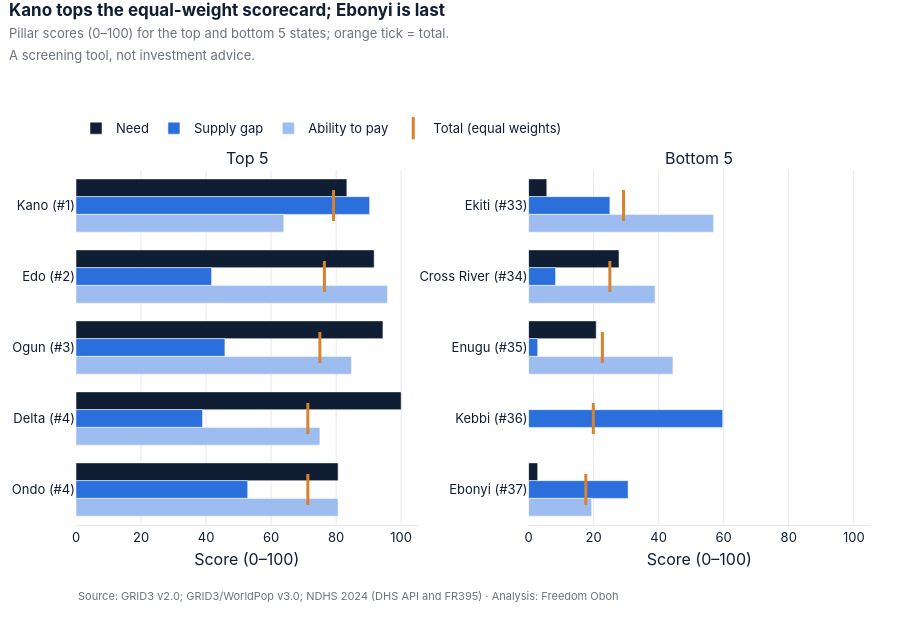

Notebook code for this chart:
### Markdown cell above
## 4. Both ends of the ranking

The total alone hides *why* a state ranks where it does, so the chart shows each pillar.

### Code cell
charts.scorecard_ends(sc).show()

### Figure 1 — Plotly figure (JSON) as saved in the notebook; plotly's stock layout.template omitted (floating-point values rounded to 4 significant figures)
{"data": [{"hovertemplate": "%{y}<br>Need: %{x:.0f}<extra></extra>", "legendgroup": "need", "marker": {"color": "#0F1E33"}, "name": "Need", "orientation": "h", "showlegend": true, "type": "bar", "x": [83.3, 91.7, 94.4, 100.0, 80.6], "xaxis": "x", "y": ["Kano (#1)", "Edo (#2)", "Ogun (#3)", "Delta (#4)", "Ondo (#4)"], "yaxis": "y"}, {"hovertemplate": "%{y}<br>Supply gap: %{x:.0f}<extra></extra>", "legendgroup": "supply_gap", "marker": {"color": "#2A6FDB"}, "name": "Supply gap", "orientation": "h", "showlegend": true, "type": "bar", "x": [90.3, 41.7, 45.8, 38.9, 52.8], "xaxis": "x", "y": ["Kano (#1)", "Edo (#2)", "Ogun (#3)", "Delta (#4)", "Ondo (#4)"], "yaxis": "y"}, {"hovertemplate": "%{y}<br>Ability to pay: %{x:.0f}<extra></extra>", "legendgroup": "ability_to_pay", "marker": {"color": "#9DBCF0"}, "name": "Ability to pay", "orientation": "h", "showlegend": true, "type": "bar", "x": [63.9, 95.8, 84.7, 75.0, 80.6], "xaxis": "x", "y": ["Kano (#1)", "Edo (#2)", "Ogun (#3)", "Delta (#4)", "Ondo (#4)"], "yaxis": "y"}, {"hovertemplate": "%{y}<br>Total: %{x:.0f}<extra></extra>", "legendgroup": "total", "marker": {"color": "#D9822B", "line": {"width": 3}, "size": 22, "symbol": "line-ns-open"}, "mode": "markers", "name": "Total (equal weights)", "showlegend": true, "type": "scatter", "x": [79.2, 76.4, 75.0, 71.3, 71.3], "xaxis": "x", "y": ["Kano (#1)", "Edo (#2)", "Ogun (#3)", "Delta (#4)", "Ondo (#4)"], "yaxis": "y"}, {"hovertemplate": "%{y}<br>Need: %{x:.0f}<extra></extra>", "legendgroup": "need", "marker": {"color": "#0F1E33"}, "name": "Need", "orientation": "h", "showlegend": false, "type": "bar", "x": [5.6, 27.8, 20.8, 0.0, 2.8], "xaxis": "x2", "y": ["Ekiti (#33)", "Cross River (#34)", "Enugu (#35)", "Kebbi (#36)", "Ebonyi (#37)"], "yaxis": "y2"}, {"hovertemplate": "%{y}<br>Supply gap: %{x:.0f}<extra></extra>", "legendgroup": "supply_gap", "marker": {"color": "#2A6FDB"}, "name": "Supply gap", "orientation": "h", "showlegend": false, "type": "bar", "x": [25.0, 8.3, 2.8, 59.7, 30.6], "xaxis": "x2", "y": ["Ekiti (#33)", "Cross River (#34)", "Enugu (#35)", "Kebbi (#36)", "Ebonyi (#37)"], "yaxis": "y2"}, {"hovertemplate": "%{y}<br>Ability to pay: %{x:.0f}<extra></extra>", "legendgroup": "ability_to_pay", "marker": {"color": "#9DBCF0"}, "name": "Ability to pay", "orientation": "h", "showlegend": false, "type": "bar", "x": [56.9, 38.9, 44.4, 0.0, 19.4], "xaxis": "x2", "y": ["Ekiti (#33)", "Cross River (#34)", "Enugu (#35)", "Kebbi (#36)", "Ebonyi (#37)"], "yaxis": "y2"}, {"hovertemplate": "%{y}<br>Total: %{x:.0f}<extra></extra>", "legendgroup": "total", "marker": {"color": "#D9822B", "line": {"width": 3}, "size": 22, "symbol": "line-ns-open"}, "mode": "markers", "name": "Total (equal weights)", "showlegend": false, "type": "scatter", "x": [29.2, 25.0, 22.7, 19.9, 17.6], "xaxis": "x2", "y": ["Ekiti (#33)", "Cross River (#34)", "Enugu (#35)", "Kebbi (#36)", "Ebonyi (#37)"], "yaxis": "y2"}], "layout": {"annotations": [{"font": {"size": 16}, "showarrow": false, "text": "Top 5", "x": 0.215, "xanchor": "center", "xref": "paper", "y": 1.0, "yanchor": "bottom", "yref": "paper"}, {"font": {"size": 16}, "showarrow": false, "text": "Bottom 5", "x": 0.785, "xanchor": "center", "xref": "paper", "y": 1.0, "yanchor": "bottom", "yref": "paper"}, {"font": {"color": "#6B7280", "size": 11}, "showarrow": false, "text": "Source: GRID3 v2.0; GRID3/WorldPop v3.0; NDHS 2024 (DHS API and FR395) · Analysis: Freedom Oboh", "x": 0, "xanchor": "left", "xref": "paper", "y": 0, "yanchor": "top", "yref": "paper", "yshift": -62}], "bargap": 0.25, "barmode": "group", "font": {"color": "#0F1E33", "family": "Inter, Segoe UI, Arial, sans-serif", "size": 13}, "height": 620, "hoverlabel": {"bgcolor": "white", "font": {"color": "#0F1E33"}}, "legend": {"orientation": "h", "title": {}, "x": 0, "y": 1.16}, "margin": {"b": 95, "l": 20, "r": 30, "t": 170}, "paper_bgcolor": "white", "plot_bgcolor": "white", "showlegend": true, "title": {"font": {"size": 17}, "pad": {"t": 16}, "text": "<b>Kano tops the equal-weight scorecard; Ebonyi is last</b><br><span style='font-size:13px;color:#6B7280'>Pillar scores (0–100) for the top and bottom 5 states; orange tick = total.<br>A screening tool, not investment advice.</span>", "x": 0.01, "xanchor": "left", "y": 1, "yanchor": "top", "yref": "container"}, "xaxis": {"anchor": "y", "automargin": true, "domain": [0.0, 0.43], "gridcolor": "#E6E8EC", "linecolor": "#E6E8EC", "range": [0, 105], "showgrid": true, "title": {"standoff": 10, "text": "Score (0–100)"}, "zeroline": false}, "xaxis2": {"anchor": "y2", "automargin": true, "domain": [0.57, 1.0], "gridcolor": "#E6E8EC", "linecolor": "#E6E8EC", "range": [0, 105], "showgrid": true, "title": {"standoff": 10, "text": "Score (0–100)"}, "zeroline": false}, "yaxis": {"anchor": "x", "automargin": true, "autorange": "reversed", "domain": [0.0, 1.0], "gridcolor": "#E6E8EC", "showgrid": false, "title": {"standoff": 10}, "zeroline": false}, "yaxis2": {"anchor": "x2", "automargin": true, "autorange": "reversed", "domain": [0.0, 1.0], "gridcolor": "#E6E8EC", "showgrid": false, "title": {"standoff": 10}, "zeroline": false}}}
